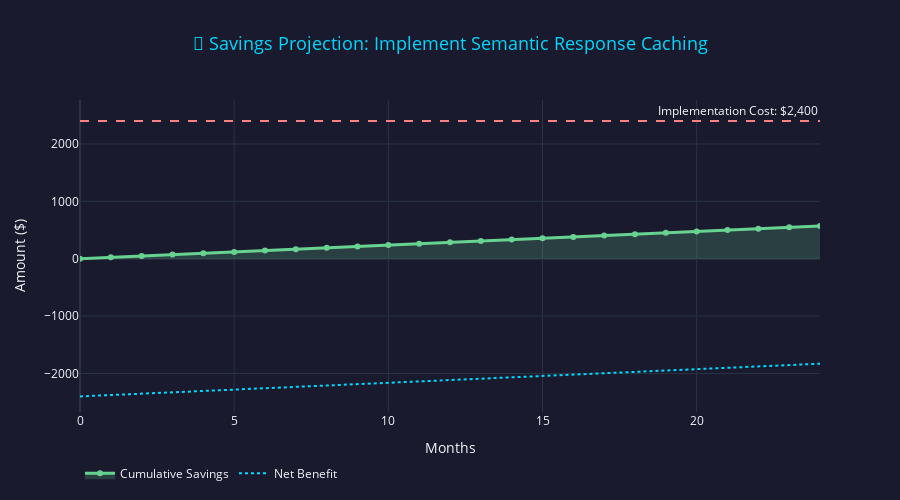

Notebook code cell kept with this figure:
### Code cell
# Savings projection for top recommendation
if roi_analyses:
    top_roi = max(
        roi_analyses, key=lambda x: x.roi_1year if x.roi_1year < float("inf") else 0
    )

    fig = ROIChart.create_savings_projection(
        monthly_savings=top_roi.monthly_savings,
        implementation_cost=top_roi.implementation_cost,
        months=24,
    )
    fig.update_layout(
        title=dict(
            text=f"🎯 Savings Projection: {top_roi.optimization_name[:50]}",
            font=dict(size=18, color=COST_COLORS["primary"]),
            x=0.5,
        ),
    )
    fig.show()

### Figure 1 — Plotly figure (JSON) as saved in the notebook; plotly's stock layout.template omitted (floating-point values rounded to 4 significant figures)
{"data": [{"fill": "tozeroy", "fillcolor": "rgba(104, 211, 145, 0.2)", "line": {"color": "#68D391", "width": 3}, "mode": "lines+markers", "name": "Cumulative Savings", "type": "scatter", "x": [0, 1, 2, 3, 4, 5, 6, 7, 8, 9, 10, 11, 12, 13, 14, 15, 16, 17, 18, 19, 20, 21, 22, 23, 24], "y": [0, 23.75, 47.5, 71.25, 95.0, 118.7, 142.5, 166.2, 190.0, 213.7, 237.5, 261.2, 285.0, 308.7, 332.5, 356.2, 380.0, 403.7, 427.5, 451.2, 475.0, 498.7, 522.5, 546.2, 570.0]}, {"line": {"color": "#00D9FF", "dash": "dot", "width": 2}, "mode": "lines", "name": "Net Benefit", "type": "scatter", "x": [0, 1, 2, 3, 4, 5, 6, 7, 8, 9, 10, 11, 12, 13, 14, 15, 16, 17, 18, 19, 20, 21, 22, 23, 24], "y": [-2400, -2376.0, -2353.0, -2329.0, -2305.0, -2281.0, -2258.0, -2234.0, -2210.0, -2186.0, -2163.0, -2139.0, -2115.0, -2091.0, -2068.0, -2044.0, -2020.0, -1996.0, -1973.0, -1949.0, -1925.0, -1901.0, -1878.0, -1854.0, -1830.0]}], "layout": {"annotations": [{"showarrow": false, "text": "Implementation Cost: $2,400", "x": 1, "xanchor": "right", "xref": "x domain", "y": 2400, "yanchor": "bottom", "yref": "y"}], "height": 500, "legend": {"orientation": "h", "y": -0.15}, "paper_bgcolor": "#1a1a2e", "plot_bgcolor": "#1a1a2e", "shapes": [{"line": {"color": "#FC8181", "dash": "dash"}, "type": "line", "x0": 0, "x1": 1, "xref": "x domain", "y0": 2400, "y1": 2400, "yref": "y"}], "title": {"font": {"color": "#00D9FF", "size": 18}, "text": "🎯 Savings Projection: Implement Semantic Response Caching", "x": 0.5}, "xaxis": {"title": {"text": "Months"}}, "yaxis": {"title": {"text": "Amount ($)"}}}}
